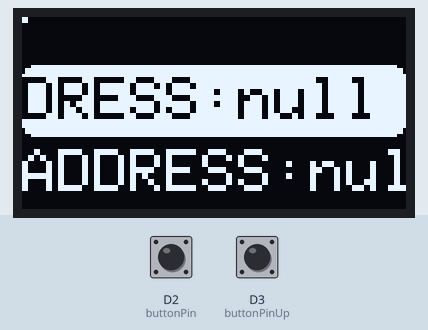
A sketch run on a simulated Arduino Nano 33 IoT. On the bench: 128×64 one-colour display. The test bench sets the inputs (shaded band); at power-on: D2 (buttonPin) HIGH, D3 (buttonPinUp) HIGH. Nothing arrives over Bluetooth unless stated; what the sketch prints to the serial monitor is not drawn.

Above: at 1.6 s.
1.7 s: D2 (buttonPin) pulsed LOW 2 times (0.12 s each, 0.3 s apart)
At 2.43 s:
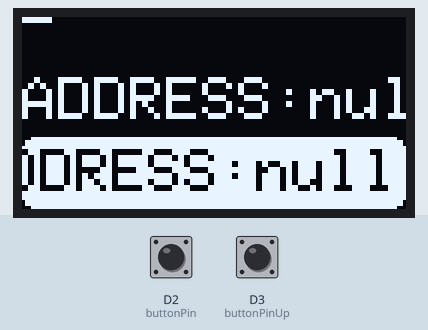
3.8 s: D2 (buttonPin) pulled LOW for 0.15 s
At 4.28 s:
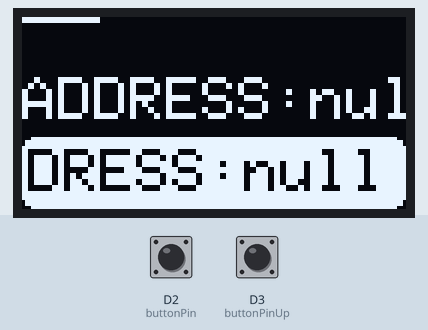
4.5 s: D3 (buttonPinUp) pulled LOW for 0.15 s
At 4.89 s:
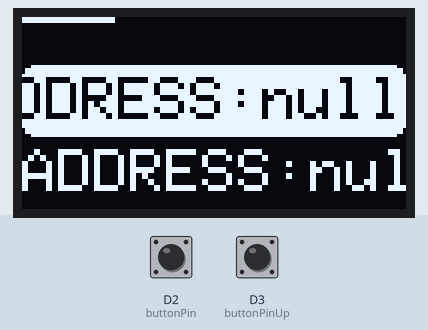
5.2 s: D3 (buttonPinUp) pulled LOW for 1 s
At 5.51 s:
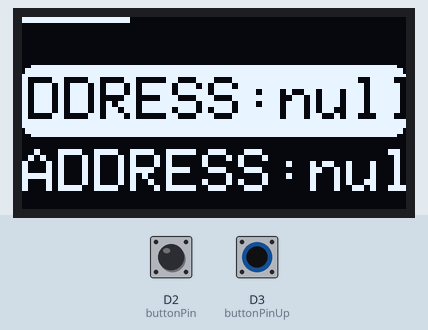
6.8 s: D2 (buttonPin) pulled LOW for 1 s
At 7.05 s:
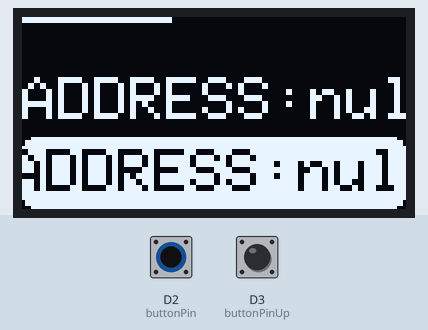
Timing chart, 0 to 9.4 s (numbered marks = the images above; inputs shaded):
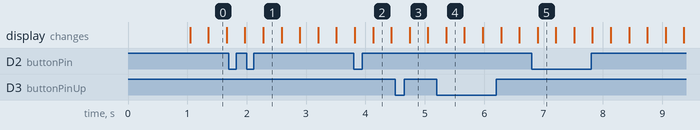

The sketch:

BluetoothScanner.ino
```cpp
#include <ArduinoBLE.h>
#include <Wire.h>
#include <Adafruit_SSD1306.h>
#include <Arduino_JSON.h>


const int SCREEN_WIDTH = 128; // OLED display width, in pixels
const int SCREEN_HEIGHT = 64; // OLED display height, in pixels
const int OLED_RESET = 0; // Reset pin for display (0 or -1 if no reset pin)


// colors for a monochrome display:
const int foregroundColor = 0x01;  // white
const int backgroundColor = 0x00;  // black

// initialize the display library instance:
Adafruit_SSD1306 display(SCREEN_WIDTH, SCREEN_HEIGHT, &Wire);

int buttonPin = 2;
int buttonPinUp = 3;

int scanInterval = 1000;
int restInterval = 15000;
bool isRest = false;
unsigned long currMillis = 0;
unsigned long prevMillis = 0;

JSONVar BLEScanInfo;
int deviceLength = 0;

bool pCursor = 0; // where cursor is
int pDevice = 0; // where the device is being pointed
int scrollInt = 20;
unsigned long prevScrollMillis = 0;
int hCursor = 0;

//button state
bool buttonState = false;
bool prevButtonState = false;

bool buttonStateUp = false;
bool prevButtonStateUp = false;


void setup() {
  // put your setup code here, to run once:
  pinMode(buttonPin, INPUT_PULLUP); //button
  pinMode(buttonPinUp, INPUT_PULLUP); //button

  Serial.begin(9600);
  while (!Serial);

  // start the display:
  display.begin(SSD1306_SWITCHCAPVCC, 0x3C);

  if (!BLE.begin()) {
    Serial.println("starting BLE failed!");
    while (1);
  }

  Serial.println("BLE Central Scan");

  BLE.scan();

  // Clear the buffer
  display.clearDisplay();
  display.setTextSize(2);
  display.setTextColor(SSD1306_WHITE);
  display.setCursor(36, 30);
  display.println("START");

  display.display(); // actually display all of the above

  display.setTextWrap(false);

}

void loop() {
  // put your main code here, to run repeatedly:
  currMillis = millis();
  buttonState = digitalRead(buttonPin);
  buttonStateUp = digitalRead(buttonPinUp);

  // status check;
  if (currMillis - prevMillis >= restInterval && isRest) {
    // start scanning
    isRest = false;
    BLE.scan();
    prevMillis = currMillis;

    deviceLength = 0;

  } else if (currMillis - prevMillis >= scanInterval && isRest) {
      // wait for connection

      if(buttonIsPressed()){
        // change cursor and device vars
        if(pCursor < 1){
          pCursor++;
        }else if(pDevice +1 < deviceLength){
          pDevice ++;
        }
        hCursor = 0;
      }

      if(buttonUpIsPressed()){
        // change cursor and device vars
        if(pCursor > 0){
          pCursor = false;
        }else if(pDevice -1 >= 0){
          pDevice --;
        }
        hCursor = 0;
      }

  } else if (currMillis - prevMillis >= scanInterval && !isRest) {
    // stop scanning, wait for connection
    isRest = true;
    BLE.stopScan();
    prevMillis = currMillis;
    prevScrollMillis = currMillis;

    for (int i = 0; i < deviceLength; i++) {
      Serial.println(BLEScanInfo[i]);
    }

    Serial.println();
    Serial.println();

    pCursor = 0; // reset where cursor is
    pDevice = 0; // reset where the device is being pointed
    hCursor = 0;
  }

  prevButtonState = buttonState;
  prevButtonStateUp = buttonStateUp;


  // display
  if (isRest) {
    // wait for connection, display
    int scrollD = pDevice + pCursor;
    int endD = pDevice + 1;

    display.clearDisplay();

    if (currMillis - prevScrollMillis >= scrollInt) {
      display.fillRoundRect(0, 16 + pCursor * 24, display.width(), 24,
                            4, SSD1306_INVERSE);
      display.setCursor(hCursor, 20 + pCursor * 24);
      display.setTextColor(SSD1306_BLACK);
      display.print("ADDRESS:");
      display.print(BLEScanInfo[scrollD]["Address"]);
      display.print(" RSSI:");
      display.print(BLEScanInfo[scrollD]["RSSI"]);
      display.print(" LOCALNAME:");
      display.println(BLEScanInfo[scrollD]["LocalName"]);
      hCursor -= 2;
      hCursor = hCursor % 800;

      display.setTextColor(SSD1306_WHITE);

      int drawNextD = 0;
      if(pCursor == 0){
        drawNextD = scrollD + 1;
      }else{
        drawNextD = scrollD - 1;
      }
      display.setCursor(0, 20 + (!pCursor) * 24);

      display.print("ADDRESS:");
        display.print(BLEScanInfo[drawNextD]["Address"]);
        display.print("RSSI:");
        display.print(BLEScanInfo[drawNextD]["RSSI"]);
        display.print("LOCALNAME:");
        display.println(BLEScanInfo[drawNextD]["LocalName"]);

       display.setCursor(0,0);
       int restTime = map(currMillis - prevMillis, 0, restInterval, 0, display.width());
       display.fillRect(0,0,restTime, 2, SSD1306_WHITE);

        display.display();
    }
    // start display of device: start = pd - c
    // end display of device: end = start + 1;

    //displat start


    // update;
    // c move: c -- / c++
    // update pd: pd = pd + c;


  } else {
    // scan and store

    BLEDevice peripheral = BLE.available();

    if (peripheral) {
      String tempAddress = peripheral.address();
      bool isExist = false;
      for (int i = 0; i < deviceLength; i++) {
        if (BLEScanInfo[i]["Address"] == tempAddress) {
          isExist = true;
          break;
        }
      }

      if (!isExist) {
        //add into JSON array

        //JSONVar ;
        BLEScanInfo[deviceLength]["Address"] = peripheral.address();
        BLEScanInfo[deviceLength]["RSSI"] = peripheral.rssi();

        if (peripheral.hasLocalName()) {
          BLEScanInfo[deviceLength]["LocalName"] = peripheral.localName();
        } else {
          BLEScanInfo[deviceLength]["LocalName"] = "";

          //          BLEScanInfo[BLEScanInfo.length() +1](toArray);
        }

        deviceLength ++;
      }


      //    // check if a peripheral has been discovered
      //    display.clearDisplay();
      //    display.setTextSize(1);
      //
      //    BLEDevice peripheral = BLE.available();
      //
      //    if (peripheral) {
      //
      //      display.println(peripheral.address());
      //      //    Serial.println("Discover a peripheral");
      //      //
      //      //    Serial.print("Address:");
      //      //    Serial.println(peripheral.address());
      //
      //      // print the local name, if present
      //      if (peripheral.hasLocalName()) {
      //        display.print("Local Name: ");
      //        display.println(peripheral.localName());
      //      }
      //
      //      // print the advertised service UUIDs, if present
      //      //    if (peripheral.hasAdvertisedServiceUuid()) {
      //      //      Serial.print("Service UUIDs: ");
      //      //      for (int i = 0; i < peripheral.advertisedServiceUuidCount(); i++) {
      //      //        Serial.print(peripheral.advertisedServiceUuid(i));
      //      //        Serial.print(" ");
      //      //      }
      //      //      Serial.println();
      //      //    }
      //
      //      // print the RSSI
      //      display.print("RSSI: ");
      //      display.println(peripheral.rssi());
      //
      //      display.println();
      //
      //      display.display();
    }
  }

}

bool buttonIsPressed(){
  // Check if user presses start button
  if (buttonState != prevButtonState && !buttonState) {
    Serial.print("buttonPressed");
    Serial.println(pCursor, pDevice);
    return true;
  }
  return false;
}

bool buttonUpIsPressed(){
  // Check if user presses start button
  if (buttonStateUp != prevButtonStateUp && !buttonStateUp) {
    Serial.print("buttonPressedUp");
    Serial.println(pCursor, pDevice);
    return true;
  }
  return false;
}
```
